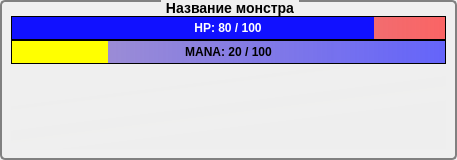
<?xml version="1.0" encoding="UTF-8"?>
<ui version="4.0">
 <class>EnemyStatusItem</class>
 <widget class="QWidget" name="EnemyStatusItem">
  <property name="geometry">
   <rect>
    <x>0</x>
    <y>0</y>
    <width>457</width>
    <height>160</height>
   </rect>
  </property>
  <property name="minimumSize">
   <size>
    <width>0</width>
    <height>0</height>
   </size>
  </property>
  <property name="maximumSize">
   <size>
    <width>16777215</width>
    <height>16777215</height>
   </size>
  </property>
  <property name="windowTitle">
   <string>Form</string>
  </property>
  <layout class="QGridLayout" name="gridLayout">
   <property name="leftMargin">
    <number>0</number>
   </property>
   <property name="topMargin">
    <number>0</number>
   </property>
   <property name="rightMargin">
    <number>0</number>
   </property>
   <property name="bottomMargin">
    <number>0</number>
   </property>
   <property name="spacing">
    <number>0</number>
   </property>
   <item row="0" column="0">
    <widget class="QGroupBox" name="groupBox">
     <property name="styleSheet">
      <string notr="true">QGroupBox {
	font-size: 14px;
	font-weight: bold;
    background-color: qlineargradient(x1: 0, y1: 0, x2: 0, y2: 1,
                                      stop: 0 #F0F0F0, stop: 1 #77F0F0F0);
    border: 2px solid gray;
    border-radius: 5px;
}

QGroupBox::title {
    subcontrol-origin: margin;
    subcontrol-position: top center; /* position at the top center */
    padding: 0 3px;
    background-color: qlineargradient(x1: 0, y1: 0, x2: 0, y2: 1,
                                      stop: 0 #00888888, stop: 1 #00FFFFFF);
}</string>
     </property>
     <property name="title">
      <string>Название монстра</string>
     </property>
     <layout class="QGridLayout" name="gridLayout_2">
      <property name="topMargin">
       <number>14</number>
      </property>
      <property name="verticalSpacing">
       <number>0</number>
      </property>
      <item row="0" column="0">
       <widget class="QProgressBar" name="hp">
        <property name="styleSheet">
         <string notr="true">QProgressBar {
   border: 1px solid black;
    border-radius: 0px;
	background-color: qlineargradient(spread:pad, x1:0, y1:0, x2:1, y2:0, stop:0 rgba(182, 100, 130, 162), stop:1 rgba(250, 100, 100, 255));
	color: #FFFFFF;
	font-size: 12px;
	font-weight: bold;
}

QProgressBar::chunk {
    background-color: #1111FF;
    width: 20px;
	margin-right: -1px;
	border-radius: 0px;
}</string>
        </property>
        <property name="value">
         <number>80</number>
        </property>
        <property name="alignment">
         <set>Qt::AlignCenter</set>
        </property>
        <property name="textDirection">
         <enum>QProgressBar::TopToBottom</enum>
        </property>
        <property name="format">
         <string>HP: %v / %m</string>
        </property>
       </widget>
      </item>
      <item row="1" column="0">
       <widget class="QProgressBar" name="mana">
        <property name="styleSheet">
         <string notr="true">QProgressBar {
border: 1px solid black;
    border-radius: 0px;
	background-color: qlineargradient(spread:pad, x1:0, y1:0, x2:1, y2:0, stop:0 rgba(130, 100, 182, 162), stop:1 rgba(100, 100, 250, 255));
	color: #000000;
	font-size: 12px;
	font-weight: bold;
}

QProgressBar::chunk {
    background-color: #FFFF00;
    width: 20px;
	margin-right: -1px;
	border-radius: 0px;
}</string>
        </property>
        <property name="value">
         <number>20</number>
        </property>
        <property name="alignment">
         <set>Qt::AlignCenter</set>
        </property>
        <property name="format">
         <string>MANA: %v / %m</string>
        </property>
       </widget>
      </item>
      <item row="2" column="0">
       <widget class="QListWidget" name="effectlist">
        <property name="styleSheet">
         <string notr="true">QListWidget {
border: 0px solid grey;
	background-color: qlineargradient(spread:pad, x1:0.0681818, y1:0.051, x2:0.602, y2:0.880682, stop:0.221591 rgba(250, 250, 250, 0), stop:0.954545 rgba(200, 200, 190, 3))
}</string>
        </property>
       </widget>
      </item>
     </layout>
    </widget>
   </item>
  </layout>
 </widget>
 <resources/>
 <connections/>
</ui>
